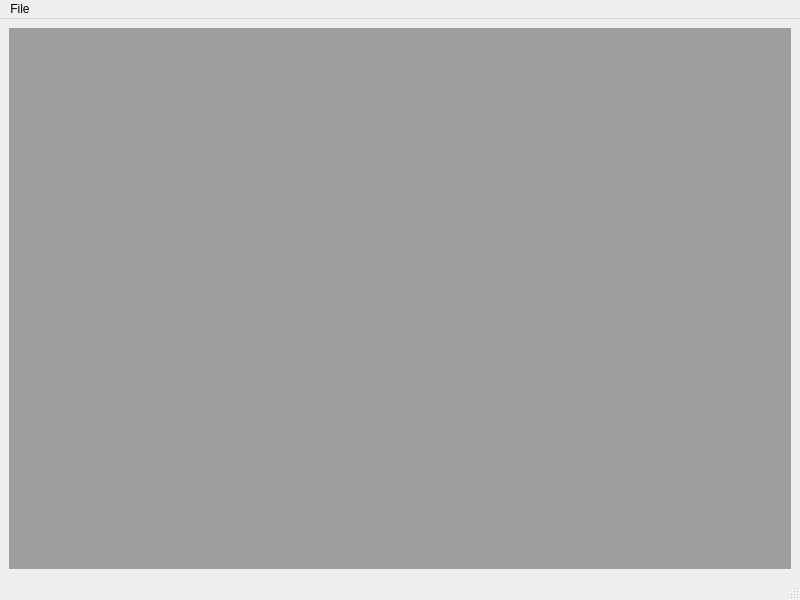
<?xml version="1.0" encoding="UTF-8"?>
<ui version="4.0">
 <class>MainWindow</class>
 <widget class="QMainWindow" name="MainWindow">
  <property name="geometry">
   <rect>
    <x>0</x>
    <y>0</y>
    <width>800</width>
    <height>600</height>
   </rect>
  </property>
  <property name="sizePolicy">
   <sizepolicy hsizetype="Maximum" vsizetype="Preferred">
    <horstretch>0</horstretch>
    <verstretch>0</verstretch>
   </sizepolicy>
  </property>
  <property name="windowTitle">
   <string>MainWindow</string>
  </property>
  <widget class="QWidget" name="centralwidget">
   <layout class="QHBoxLayout" name="horizontalLayout_2">
    <item>
     <widget class="QMdiArea" name="mdiArea"/>
    </item>
   </layout>
  </widget>
  <widget class="QMenuBar" name="menubar">
   <property name="geometry">
    <rect>
     <x>0</x>
     <y>0</y>
     <width>800</width>
     <height>23</height>
    </rect>
   </property>
   <widget class="QMenu" name="menuFile">
    <property name="title">
     <string>File</string>
    </property>
    <addaction name="separator"/>
    <addaction name="actLoadTableFromCSV"/>
    <addaction name="actNewFunction"/>
    <addaction name="separator"/>
    <addaction name="actExit"/>
   </widget>
   <addaction name="menuFile"/>
  </widget>
  <widget class="QStatusBar" name="statusBar"/>
  <action name="actionOpen">
   <property name="text">
    <string>Open</string>
   </property>
  </action>
  <action name="actExit">
   <property name="text">
    <string>Exit</string>
   </property>
  </action>
  <action name="actLoadTableFromCSV">
   <property name="text">
    <string>Load Table From CSV...</string>
   </property>
  </action>
  <action name="actNewFunction">
   <property name="text">
    <string>New Function</string>
   </property>
  </action>
 </widget>
 <resources/>
 <connections/>
</ui>
